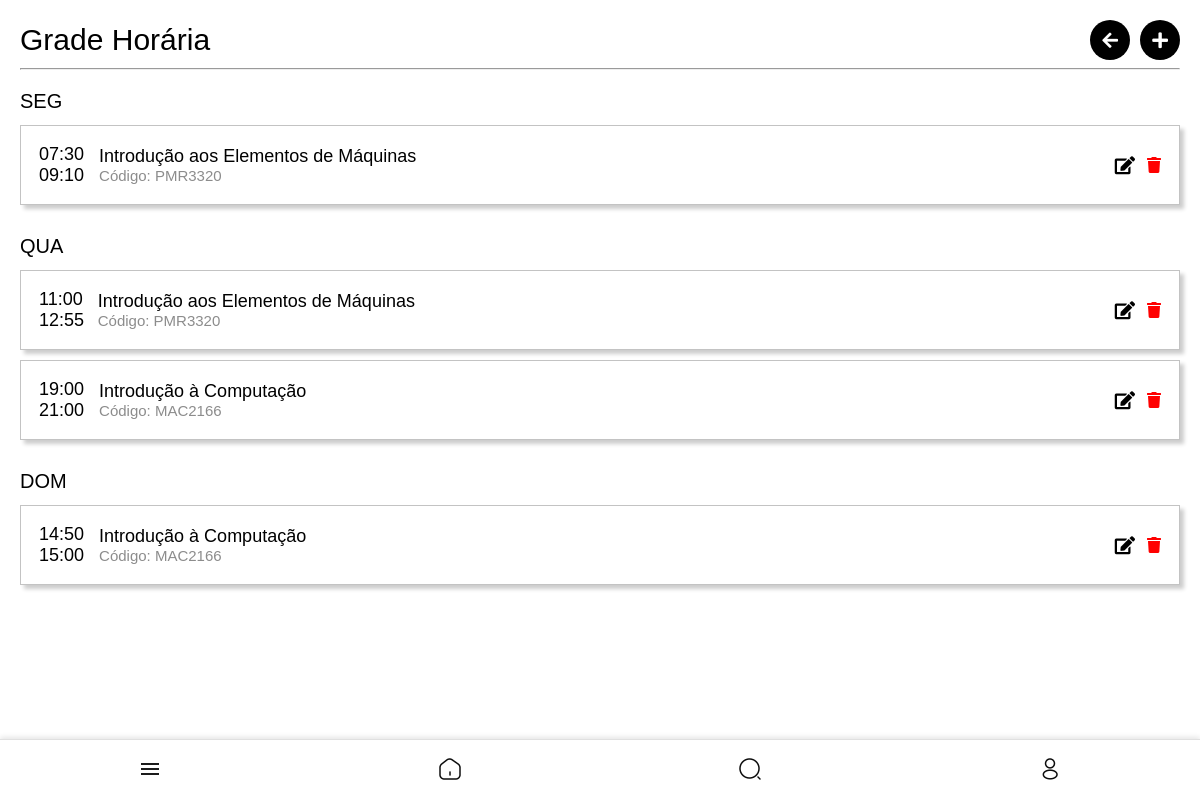
/grade-horaria/ (signed in), run on an earlier commit of the app's database.
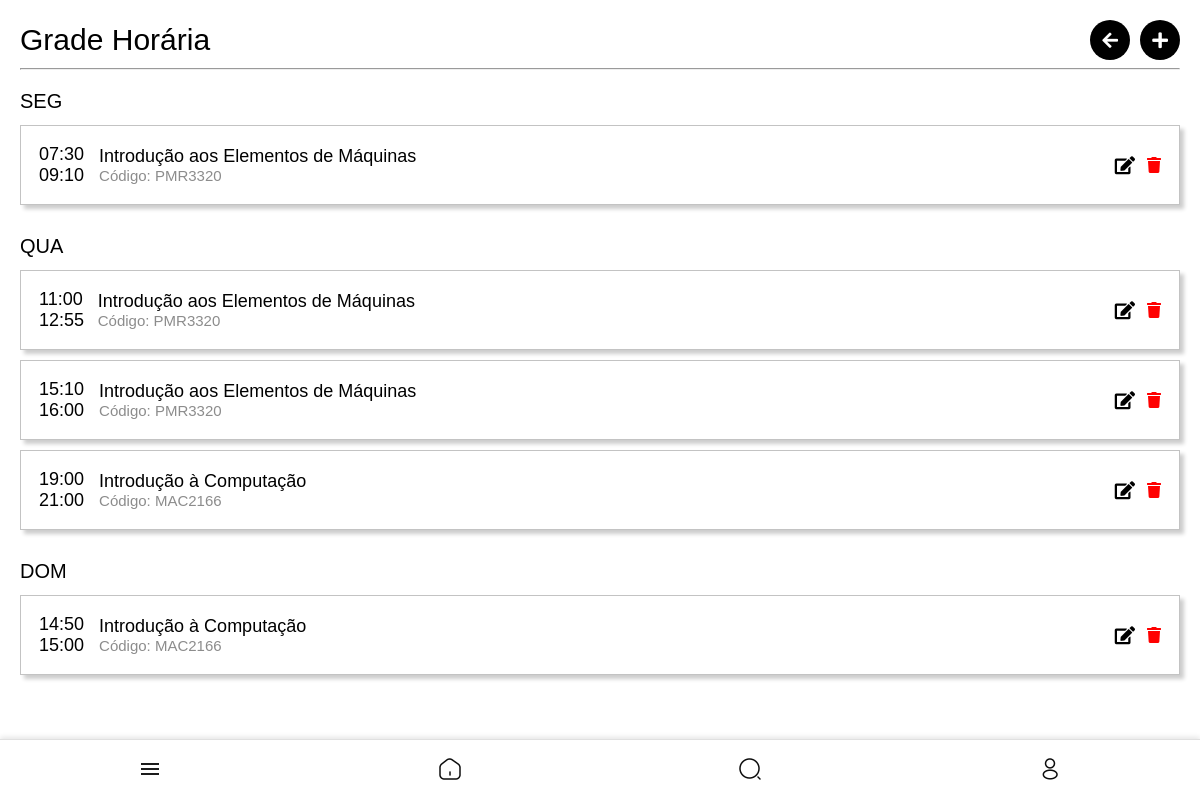
And on a later commit of the database.
### core/models.py (models this page shows, shortened)
class HorarioGrade(models.Model):
    usuario = models.ForeignKey(settings.AUTH_USER_MODEL, on_delete=models.CASCADE, related_name='horarios_grade')
    disciplina = models.ForeignKey('Disciplina', on_delete=models.CASCADE)
    dia_da_semana = models.CharField(max_length=3, choices=[
        ('SEG', 'Segunda-feira'),
        ('TER', 'Terça-feira'),
        ('QUA', 'Quarta-feira'),
        ('QUI', 'Quinta-feira'),
        ('SEX', 'Sexta-feira'),
        ('SAB', 'Sábado'),
        ('DOM', 'Domingo'),
    ])
    horario_inicio = models.TimeField()
    horario_fim = models.TimeField()

class Disciplina(models.Model):
    nome = models.CharField(max_length=255)
    codigo = models.CharField(max_length=10)
    curso = models.CharField(max_length=255)
    semestre = models.CharField(max_length=10)
    tipo = models.CharField(max_length=50)
    sala = models.ForeignKey(Sala, on_delete=models.SET_NULL, null=True, blank=True, related_name='disciplinas')
    professor_responsavel = models.ForeignKey(
        settings.AUTH_USER_MODEL,
        null=True,
        blank=True,
        on_delete=models.SET_NULL,
        limit_choices_to={'user_type': 'professor'}
    )
    turma = models.IntegerField(default=1)

### core/views.py (the view)
# urls.py: path('grade-horaria/', views.grade_horaria, name='grade_horaria'),
@login_required
def grade_horaria(request):
    horarios = request.user.horarios_grade.all().order_by('dia_da_semana', 'horario_inicio')
    dias_da_semana = ['SEG', 'TER', 'QUA', 'QUI', 'SEX', 'SAB', 'DOM']
    grade = {dia: [] for dia in dias_da_semana}
    for horario in horarios:
        grade[horario.dia_da_semana].append(horario)
    return render(request, 'core/grade_horaria.html', {'grade': grade})

### templates/core/grade_horaria.html (shortened to what this page needs)
{% extends 'core/base.html' %}
{% block content %}
<div class="disciplinas-add-container">
    <div class="header-container">
        <h1>Grade Horária</h1>
        <div class="actions">
            <a href="{% url 'disciplinas' %}" class="icon-btn">
                <i class="fa fa-arrow-left"></i>
            </a>
            <a href="{% url 'adicionar_horario_grade' %}" class="icon-btn">
              <i class="fa fa-plus"></i>
          </a>
        </div>
    </div>
    <hr>
    <div class="professores-container">
      {% with has_disciplinas=False %}
      {% for dia, horarios in grade.items %}
          {% if horarios|length > 0 %}
              <h3 style="font-size: min(20px, 6vw); margin-bottom: 1vw;">{{ dia }}</h3>
              <ul class="disciplinas-add-list">
                  {% for horario in horarios %}
                      <li class="disciplina-add-item" style="display: flex; padding: 1vw; flex-direction: row;">
                          <div style="display: flex; flex-direction: row;">
                              <div style="display: flex; flex-direction: column; flex: 1; text-align: left; font-weight: normal;">
                                  <label style="padding: min(2vw,6px) min(4vw,15px) 0 min(2vw,6px); color: black; font-weight: normal; font-size: min(18px,6vw);">
                                      {{ horario.horario_inicio }}
                                  </label>
                                  <label style="padding: 0 0 min(2vw,6px) min(2vw,6px); color: black; font-weight: normal; font-size: min(18px,6vw);">
                                      {{ horario.horario_fim }}
                                  </label>
                              </div>
                              <div style="display: flex; flex-direction: column; justify-content: center; align-items: flex-start; padding-right: min(4vw, 20px); height: 100%;">
                                  <a href="{% url 'detalhe_disciplina' horario.disciplina.id %}" class="disciplina-nome" style="font-size: min(18px, 5vw); color: black;">
                                      {{ horario.disciplina.nome }}
                                  </a>
                                  <a href="{% url 'detalhe_disciplina' horario.disciplina.id %}" class="disciplina-codigo" style="font-size: min(18px, 5vw); color: black; line-height: 1.2; font-size: min(4vw,15px); font-weight: lighter; color: #8c8c8c;">
                                      Código: {{ horario.disciplina.codigo }}
                                  </a>
                              </div>
                          </div>
                          <div style="flex: 1; display: flex; gap: 1vw; justify-content: flex-end;">
                              <a href="{% url 'editar_horario_grade' horario.id %}" class="icon-btn">
                                  <i class="fa fa-edit"></i>
                              </a>
                              <a href="{% url 'remover_horario_grade' horario.id %}" class="icon-btn remover-btn" style="color: red; margin-right: min(2vw,6px);">
                                  <i class="fa fa-trash" style="font-size: min(16px,3.8vw);"></i>
                              </a>
                          </div>
                      </li>
                  {% endfor %}
              </ul>
          {% endif %}
      {% endfor %}
      {% endwith %}
  </div>
{% endblock %}

What changed in the data, as far as the page shows it:
added HorarioGrade: horario_inicio "15:10", horario_fim "16:00", disciplina.nome "Introdução aos Elementos de Máquinas", disciplina.codigo "PMR3320", shown under "QUA"
